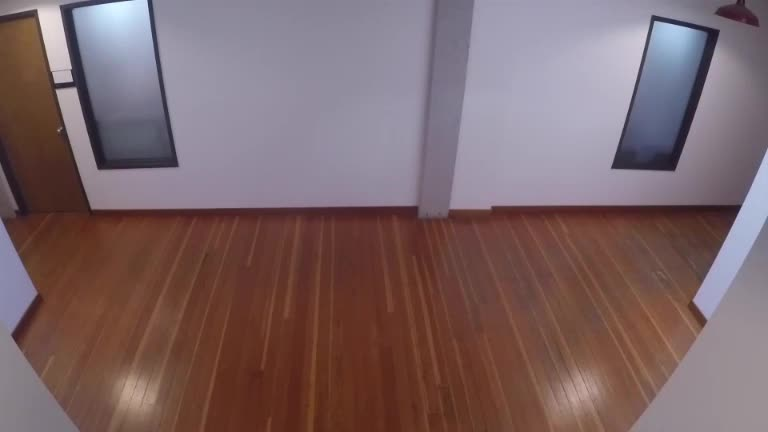
#> input picture tests/fixtures/samples/frame.jpg, 768 x 432 px
$ python -i process_photo.py   (imports and definitions only)
#> lines starting #> are read from the running program, lines starting #| are printed output that depends on the picture
#> in measure, original is the input picture: PIL image 768x432 RGB; mean R, G, B 123.8, 101.5, 104.1
"""
Bereitet ein Foto für Anzeige und Analyse auf.

- liest JPEG, PNG und HEIC/HEIF (iPhone)
- dreht das Bild laut EXIF-Orientierung
- schreibt eine Anzeige-Fassung (JPEG, längste Seite max. 2560 px) und ein Vorschaubild (max. 480 px)
- liest Aufnahmedatum, GPS-Position und Kamera aus den EXIF-Daten
- berechnet Bild-Fingerabdruck (für Serienfotos) und Schärfe (Varianz des Laplace-Filters)

Ausgabe: JSON auf stdout
    {"width": 4032, "height": 3024, "takenAt": "2025-03-19T12:15:37+01:00", "latitude": 39.57, "longitude": 2.65,
     "camera": "Apple iPhone 13", "fingerprint": "…", "sharpness": 412.7}

Mit --measure statt --display/--thumbnail werden nur fingerprint und sharpness eines Bildes berechnet.
"""
import argparse
import base64
import json
from datetime import datetime

from PIL import Image, ImageFilter, ImageOps, ImageStat

try:
    import numpy
except ImportError:  # ohne numpy: Schärfe über den Kantenfilter von Pillow
    numpy = None

# [6 lines not run here, left out]

EXIF_IFD = 0x8769
GPS_IFD = 0x8825
DATETIME_ORIGINAL = 36867
OFFSET_TIME_ORIGINAL = 36881
DATETIME = 306
MAKE = 271
MODEL = 272


# [43 lines left out: functions taken_at, to_degrees, location, camera, not called in this run]


def fingerprint(image):
    """Bild-Fingerabdruck für Serienfotos (Base64, 640 Byte), None ohne numpy.

    - 16x16 Graustufen, stark weichgezeichnet und normiert (256 x int8): robust gegen leichtes Verwackeln
    - Farbhistogramm in HSV mit 8x4x4 Fächern (128 x uint16)
    Vergleich: App\\Service\\Photo\\PhotoFingerprint
    """
    if numpy is None:
        return None
    small = image.convert("RGB")
    small.thumbnail((256, 256), Image.LANCZOS)
    gray = small.convert("L").filter(ImageFilter.GaussianBlur(4)).resize((16, 16), Image.LANCZOS)
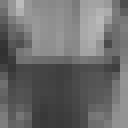
#> gray: PIL image 16x16 L (shown 8 times larger); min 49, max 188, mean 108.5
    values = numpy.asarray(gray, dtype=numpy.float32).ravel()
#> values = 256 values, max 188 at index 2, min 49 at index 96, mean 108.5
    values = (values - values.mean()) / (values.std() + 1e-6)
#> values = 256 values, max 2.23 at index 2, min -1.67 at index 96, mean -5.96e-08
    shape = numpy.clip(numpy.round(values * 32), -127, 127).astype(numpy.int8)
#> shape = 256 values, max 71 at index 2, min -53 at index 96, mean 0.0234
    hsv = numpy.asarray(small.convert("HSV")).reshape(-1, 3)
    hist, _ = numpy.histogramdd(hsv, bins=(8, 4, 4), range=((0, 256), (0, 256), (0, 256)))
    hist = numpy.round(hist.ravel() / hist.sum() * 65535).astype("<u2")
#> hist = 128 values, max 17884 at index 9, min 0 at index 0, mean 512
    return base64.b64encode(shape.tobytes() + hist.tobytes()).decode("ascii")


def sharpness(image):
    """Varianz des Laplace-Filters auf einer Fassung mit 1024 px: höher = schärfer."""
    gray = image.convert("L")
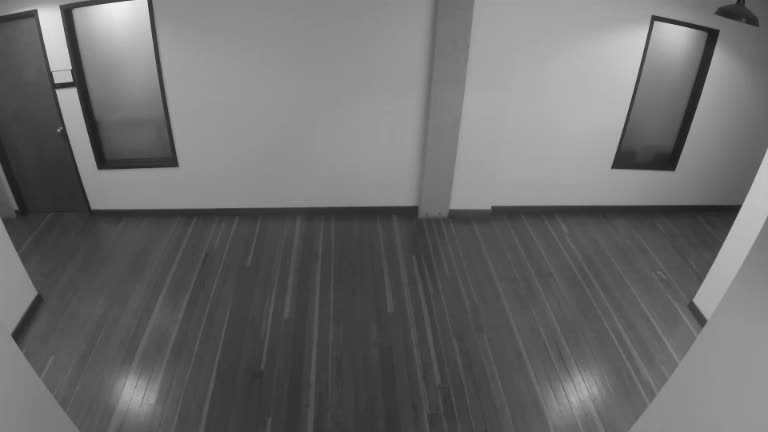
#> gray: PIL image 768x432 L; min 23, max 244, mean 108.5
    gray.thumbnail((1024, 1024), Image.LANCZOS)
    if numpy is not None:
        a = numpy.asarray(gray, dtype=numpy.float32)
        lap = a[1:-1, :-2] + a[1:-1, 2:] + a[:-2, 1:-1] + a[2:, 1:-1] - 4 * a[1:-1, 1:-1]
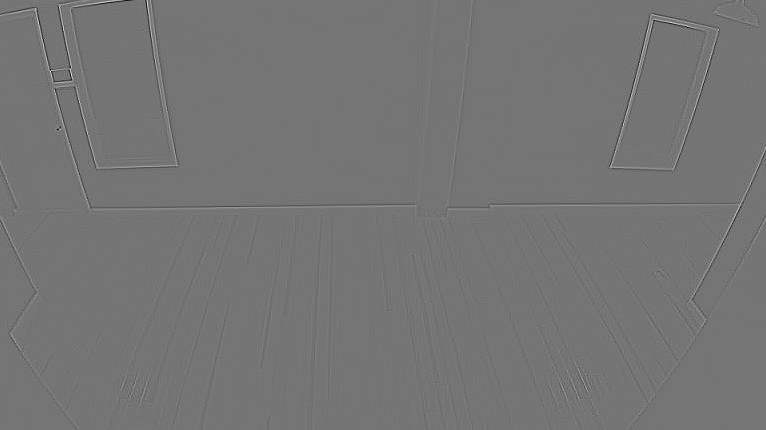
#> lap: shape (430, 766) float32; min -169, max 199, mean 0; drawn with min black and max white
        return round(float(lap.var()), 2)
    edges = gray.filter(ImageFilter.FIND_EDGES)
    return round(float(ImageStat.Stat(edges).var[0]), 2)


def measure(path):
    with Image.open(path) as original:
        image = ImageOps.exif_transpose(original)
        print(json.dumps({"fingerprint": fingerprint(image), "sharpness": sharpness(image)}))
#> (printed output is left out)


# [43 lines left out: functions save_resized, main, not called in this run]


# [2 lines not run here, left out]

>>> result = measure('../../tests/fixtures/samples/frame.jpg')
